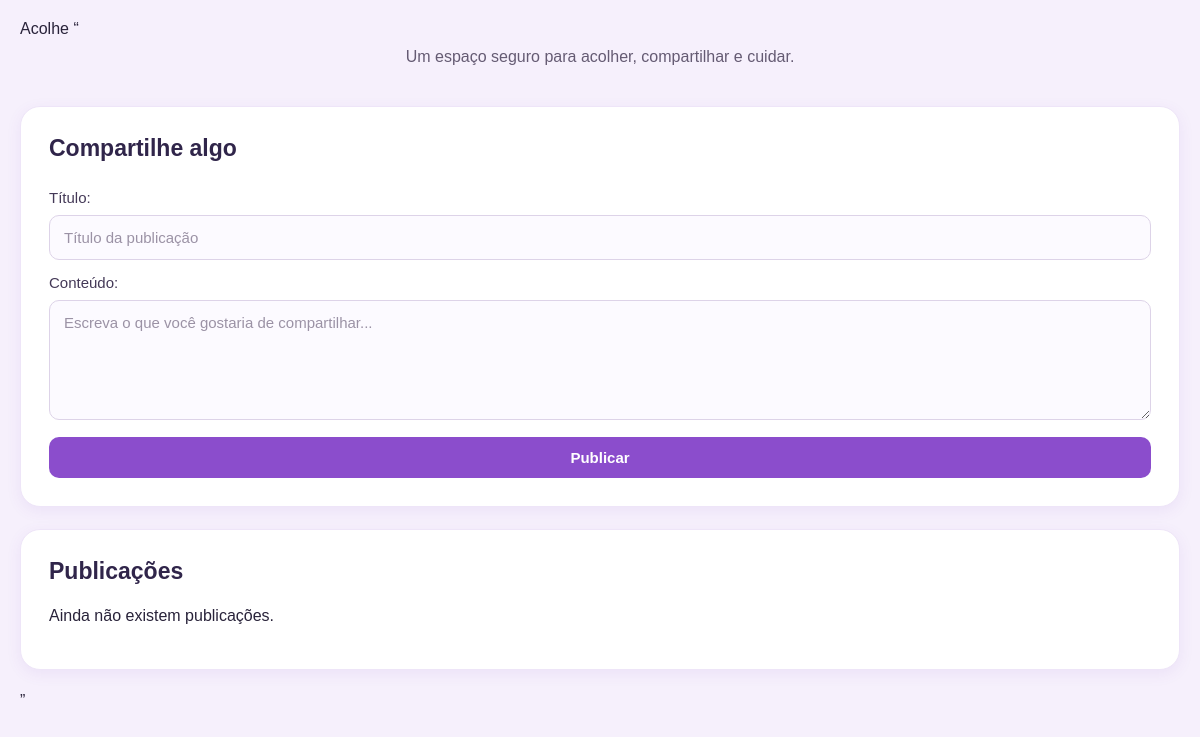
Before: / with the older database file.
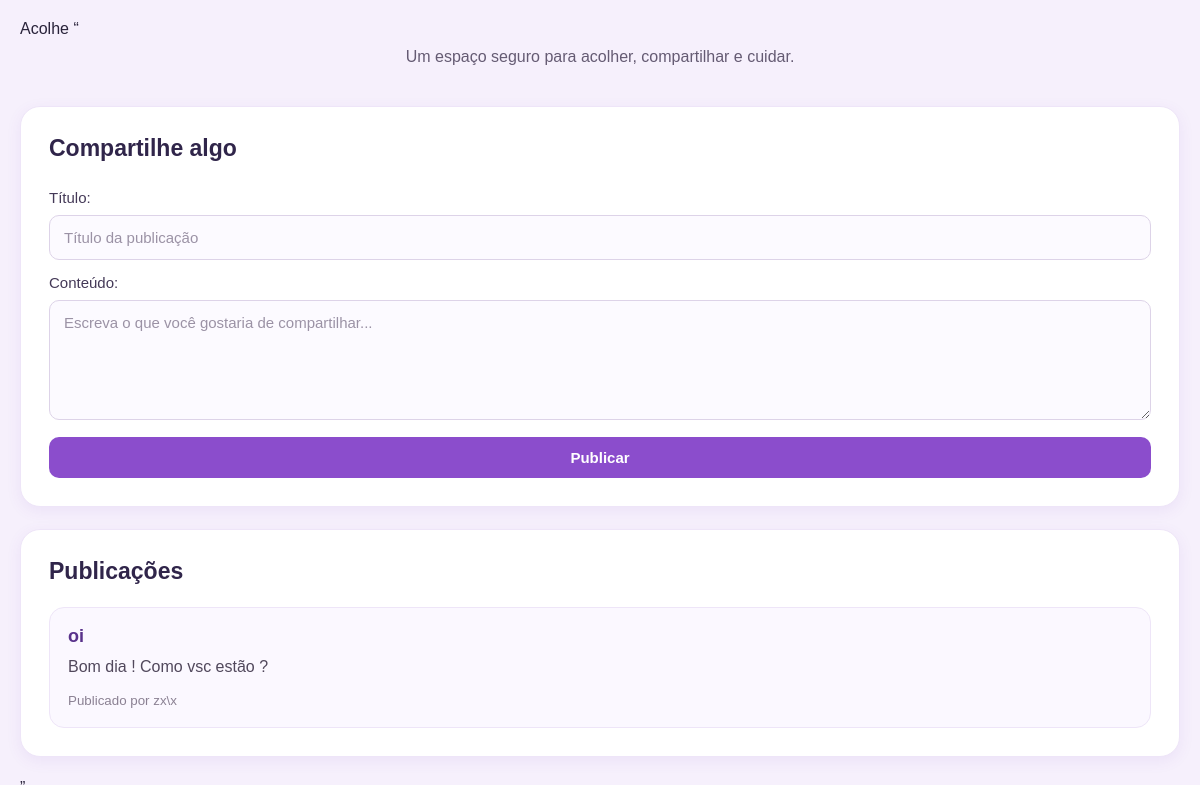
After: the same page with the newer database file.
### model.py (models this page shows)
class Publi(db.Model):
    __tablename__ = 'publicacoes'
    id_publi = db.Column(db.Integer, primary_key=True)
    titulo_publi = db.Column(db.String(150), nullable=False)
    texto_publi = db.Column(db.String(500), nullable=False)
    status = db.Column(db.String(50), default='ativo')
    data_publi = db.Column(db.DateTime, default=db.func.now())
    usu_id = db.Column(
        db.Integer,
        db.ForeignKey('usuarios.id_usu'),
        nullable=False
    )
    curtidas = db.relationship('Curt', backref='publicacao', lazy=True)
    comentarios = db.relationship('Coment', backref='publicacao', lazy=True)

class Usu(db.Model):
    __tablename__ = 'usuarios'
    id_usu = db.Column(db.Integer, primary_key=True)
    nome = db.Column(db.String(40), nullable=False)
    gmail = db.Column(db.String(60), nullable=False, unique=True)
    senha = db.Column(db.String(100), nullable=False)
    curtidas = db.relationship('Curt', backref='usuario', lazy=True)
    comentarios = db.relationship('Coment', backref='usuario', lazy=True)
    publicacoes = db.relationship('Publi', backref='usuario', lazy=True)
    diarios = db.relationship('Diar', backref='usuario', lazy=True)
    notificacoes = db.relationship('Not', backref='usuario', lazy=True)

### app.py (the view)
@app.route("/")
def index():
    usuarios = Usu.query.all()
    publicacoes = Publi.query.order_by(Publi.data_publi.desc()).all()
    return render_template(
        "index.html",
        usuarios=usuarios,
        publicacoes=publicacoes
    )

### templates/index.html (shortened to what this page needs)
{% extends "base.html" %}
{% block conteudo %}
    <header>
        <p>Um espaço seguro para acolher, compartilhar e cuidar.</p>
    </header>
    <section>
        <h2>Compartilhe algo</h2>
        <form action="{{ url_for('publi.create') }}" method="post">
            <label for="titulo">Título:</label>
            <input type="text" id="titulo" name="titulo" placeholder="Título da publicação" required>
            <label for="conteudo">Conteúdo:</label>
            <textarea id="conteudo" name="conteudo" placeholder="Escreva o que você gostaria de compartilhar..." required></textarea>
            <button type="submit">Publicar</button>
        </form>
    </section>
    <section>
        <h2>Publicações</h2>
        {% if publicacoes %}
            {% for publicacao in publicacoes %}
                <article class="publicacao">
                    <h3>{{ publicacao.titulo_publi }}</h3>
                    <p>{{ publicacao.texto_publi }}</p>
                    {% if publicacao.usuario %}
                        <small>Publicado por {{ publicacao.usuario.nome }}</small>
                    {% endif %}
                </article>
            {% endfor %}
        {% else %}
            <p>Ainda não existem publicações.</p>
        {% endif %}
    </section>
{% endblock conteudo %}

### templates/base.html (shortened to what this page needs)
<!DOCTYPE html>
<html lang="pt-br">
    <head>
        <link rel="stylesheet" href="{{ url_for('static', filename='css/style.css') }}">
    </head>
    <body>
            <q>{% block conteudo %}{% endblock conteudo %}</q>
    </body>
</html>

### static/css/style.css (style rules this page uses)
* { box-sizing: border-box; }
body { font-family: Arial, sans-serif; margin: 0; padding: 20px; background: #f6f0fc; color: #29233a; }
header { text-align: center; margin-bottom: 30px; padding: 10px; }
header p { color: #655b73; font-size: 16px; margin: 0; }
section { background: #ffffff; padding: 28px; margin-bottom: 22px; border-radius: 20px; box-shadow: 0 4px 15px rgba(111, 59, 189, 0.08); border: 1px solid #eee5f8; }
section h2 { margin-top: 0; margin-bottom: 22px; color: #30254a; font-size: 23px; }
form { display: flex; flex-direction: column; gap: 9px; }
label { color: #443957; font-size: 15px; margin-top: 5px; }
input, textarea { width: 100%; padding: 13px 14px; border: 1px solid #ddd3e8; border-radius: 10px; background: #fcfaff; color: #332b40; font-family: Arial, sans-serif; font-size: 15px; outline: none; transition: 0.2s; }
input::placeholder, textarea::placeholder { color: #9b92a5; }
textarea { min-height: 120px; resize: vertical; }
button { margin-top: 8px; padding: 12px 18px; cursor: pointer; border: none; border-radius: 10px; background: #8b4dcc; color: white; font-size: 15px; font-weight: 600; transition: 0.2s; }
.publicacao { background: #fbf8ff; border: 1px solid #eee5f8; padding: 18px; margin-top: 12px; border-radius: 15px; }
.publicacao h3 { margin: 0 0 8px; color: #59328b; font-size: 18px; }
.publicacao p { margin: 0 0 12px; color: #51485c; line-height: 1.5; }
.publicacao small { color: #8b8193; }

Changed rows visible on the page:
added Publi: titulo_publi "oi", texto_publi "Bom dia ! Como vsc estão ?", usuario.nome "zx\\x"
Other visible differences:
text no longer shown: "Ainda não existem publicações."
